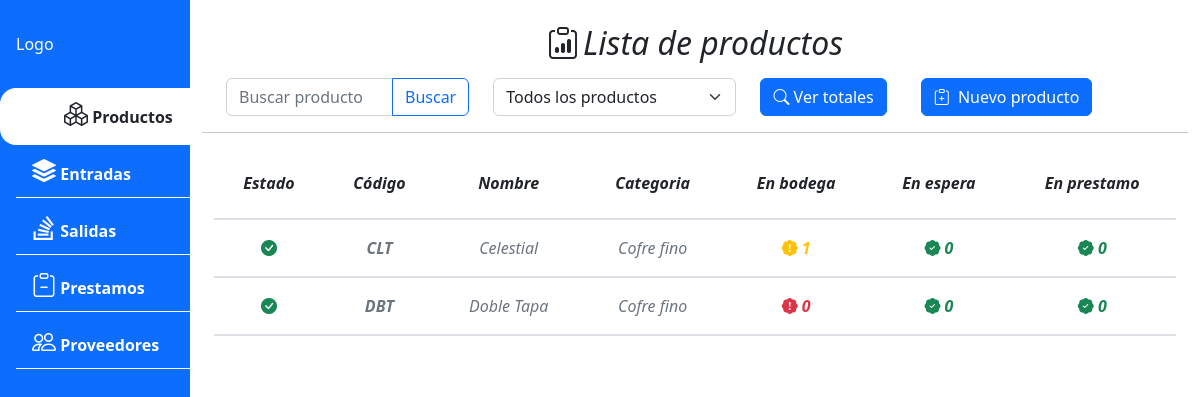
The page /product/list/ on the database as committed earlier.
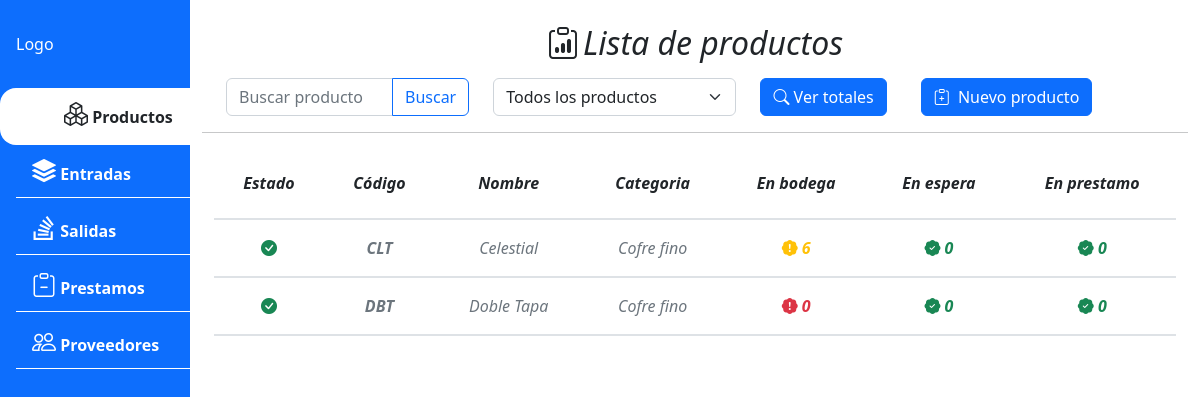
The same page on the database as committed later.
### apps/product/models.py (models this page shows, shortened)
class Product(BaseModel):
    code = models.CharField(max_length=10, unique=True)
    name = models.CharField(max_length=20)
    description = models.TextField(blank=True)
    consecutive = models.SmallIntegerField(default=0)
    category = models.ForeignKey(ProductCategory, on_delete=models.CASCADE)
    class Meta:
        ordering = ['name']
        verbose_name = "Producto"
        verbose_name_plural = "Productos"
    @property
    def stock_wait(self):
        from django.db.models import Sum
        quantity = ProductDetail.objects.filter(
            product=self, state=True).aggregate(Sum('stock_wait'))
        if quantity['stock_wait__sum'] == None:
            quantity['stock_wait__sum'] = 0
        return quantity
    @property
    def stock_cellar(self):
        from django.db.models import Sum
        quantity = ProductDetail.objects.filter(
            product=self, state=True).aggregate(Sum('stock_cellar'))
        if quantity['stock_cellar__sum'] == None:
            quantity['stock_cellar__sum'] = 0
        return quantity
    @property
    def stock_loan(self):
        from django.db.models import Sum
        quantity = ProductDetail.objects.filter(
            product=self, state=True).aggregate(Sum('stock_loan'))
        if quantity['stock_loan__sum'] == None:
            quantity['stock_loan__sum'] = 0
        return quantity

class ProductCategory(BaseModel):
    name = models.CharField(max_length=50, blank=False, null=False)
    class Meta:
        ordering = ['name']
        verbose_name = "Categoria"
        verbose_name_plural = "Categorias"
    def __str__(self):
        return self.name

### apps/product/views.py (the view)
# urls.py: path('list/',ProductListView.as_view(), name = 'product_list'),
class ProductListView(ListView):
	model = Product
	template_name = 'product/product_list.html'
	def get_context_data(self, **kwargs):
		context = super().get_context_data(**kwargs)
		context["categories"] = ProductCategory.objects.filter().values('id','name')
		return context

### apps/product/templates/product/product_list.html (shortened to what this page needs)
{% extends 'core/base.html' %}
{% load static %}
{% block content %}
<div class="row px-4 ">
  <h2 class="d-flex justify-content-center pb-2"><i class="bi bi-clipboard-data pe-1"></i> Lista de productos </h2>
  <div class="input-group col">
    <input type="text" class="form-control" id="input_search" placeholder="Buscar producto"
      aria-describedby="btn_search" onchange='auto_complete()'>
    <button class="btn btn-outline-primary" type="button" id="btn_search" onclick="search_product()">Buscar</button>
  </div>
  <div class="col">
    <select class="form-select" id="select_category" onchange="filter_product()">
      <option value="-1">Todos los productos</option>
    </select>
  </div>
  <div class="d-grid gap-2 col-2 d-md-flex">
    <button type="button" class="btn btn-primary" onclick="get_total_product()">
      <i class="bi bi-search"></i> Ver totales
    </button>
  </div>
  <div class="d-grid gap-2 col d-md-flex">
    <button type="button" class="btn btn-primary" data-bs-toggle="modal" data-bs-target="#product-form-modal">
      <i class="bi bi-clipboard-plus pe-1"></i> Nuevo producto
    </button>
  </div>
</div>
<hr>
<div class="row px-4">
  <table class="table my-table table-hover text-center fst-italic">
    <thead class="fw-semibold ">
      <tr>
        <th scope="col">Estado</th>
        <th scope="col">Código</th>
        <th scope="col">Nombre</th>
        <th scope="col">Categoria</th>
        <th scope="col">En bodega</th>
        <th scope="col">En espera</th>
        <th scope="col">En prestamo</th>
      </tr>
    </thead>
    <tbody id="product-table-list">
      {%for product in object_list%}
      <tr id='tr-{{product.id}}' class="text-muted" onclick='product_detail({{product.id}})'>
        {% if product.state %}
        <th id="td-state-{{product.id}}"><i class="bi bi-check-circle-fill text-success"></i></th>
        {%else %}
        <th id="td-state-{{product.id}}"><i class="bi bi-x-circle-fill text-danger"></i></th>
        {%endif%}
        <th>{{product.code}}</th>
        <td id="td-name-{{product.id}}">{{product.name}}</td>
        <td id="td-category-{{product.id}}">{{product.category}}</td>
        {% if product.stock_cellar.stock_cellar__sum > 10 %}
        <td class="text-success fw-semibold"><i class="bi bi-patch-check-fill"></i>
          {{product.stock_cellar.stock_cellar__sum}}</td>
        {% elif product.stock_cellar.stock_cellar__sum > 0 %}
        <td class="text-warning fw-semibold"><i class="bi bi-patch-exclamation-fill"></i>
          {{product.stock_cellar.stock_cellar__sum}}</td>
        {% else %}
        <td class="text-danger fw-semibold"><i class="bi bi-patch-exclamation-fill"></i>
          {{product.stock_cellar.stock_cellar__sum}}</td>
        {% endif %}
        {% if product.stock_wait.stock_wait__sum > 0 %}
        <td class="text-warning fw-semibold"><i class="bi bi-patch-exclamation-fill"></i>
          {{product.stock_wait.stock_wait__sum}}</td>
        {% else %}
        <td class="text-success fw-semibold"><i class="bi bi-patch-check-fill"></i>
          {{product.stock_wait.stock_wait__sum}}</td>
        {% endif %}
        {% if product.stock_loan.stock_loan__sum > 0 %}
        <td class="text-warning fw-semibold"><i class="bi bi-patch-exclamation-fill"></i>
          {{product.stock_loan.stock_loan__sum}}</td>
        {% else %}
        <td class="text-success fw-semibold"><i class="bi bi-patch-check-fill"></i>
          {{product.stock_loan.stock_loan__sum}}</td>
        {% endif %}
      </tr>
      {%endfor%}
    </tbody>
  </table>
</div>
{% endblock %}

Rows that differ between the two databases and show on the page:
changed Product "CLT": stock_cellar.stock_cellar__sum "1" → "6"
